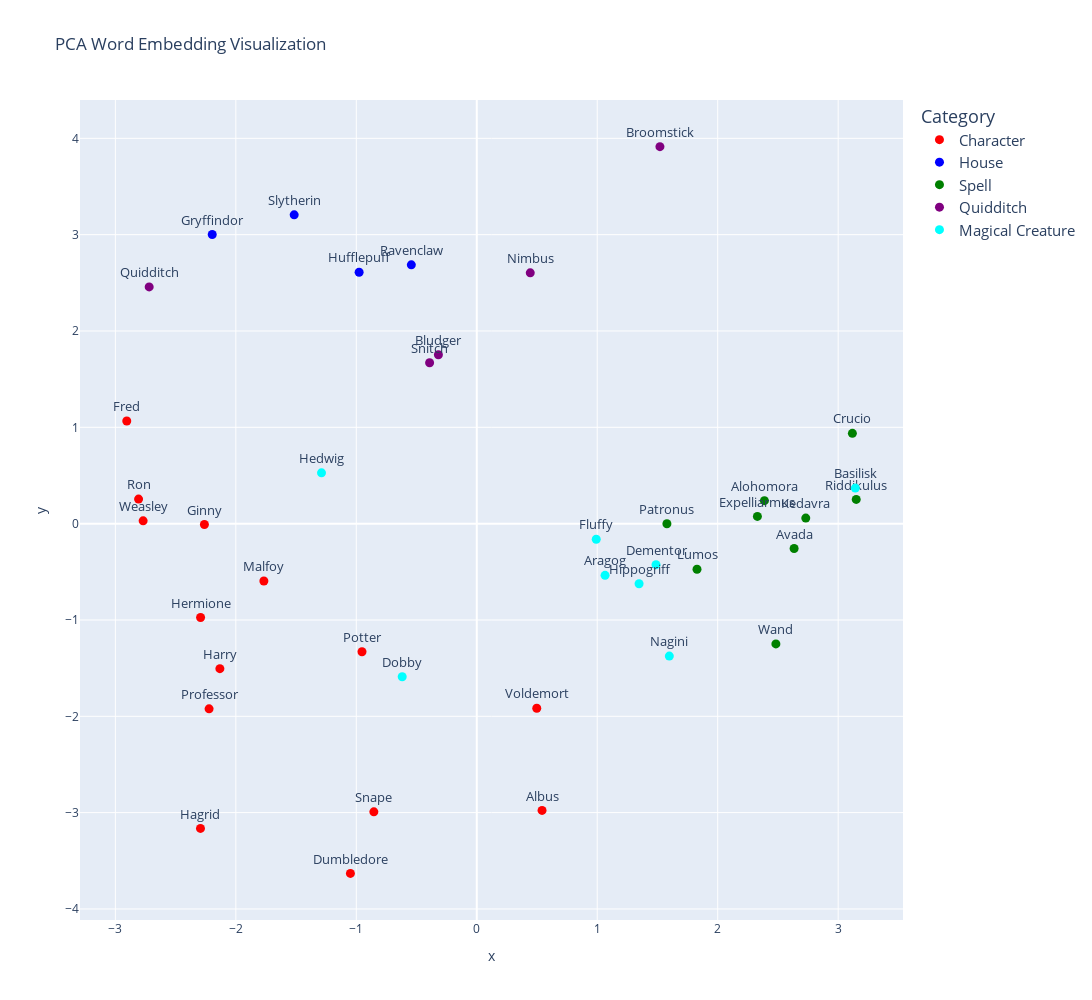

Notebook code for this chart:
### Code cell
import pandas as pd
import plotly.express as px
from sklearn.decomposition import PCA

# Define categories and corresponding colors
categories = {
    'Character': ['Harry', 'Potter', 'Ron', 'Ginny', 'Fred', 'Weasley', 'Hermione', 'Albus', 'Dumbledore', 'Voldemort', 'Snape', 'Malfoy', 'Hagrid', 'Professor'],
    'House': ['Gryffindor', 'Hufflepuff', 'Ravenclaw', 'Slytherin'],
    'Spell': ['Expelliarmus', 'Lumos', 'Patronus', 'Avada', 'Kedavra', 'Riddikulus', 'Alohomora', 'Crucio', 'Wand'],
    'Quidditch': ['Snitch', 'Broomstick', 'Quidditch', 'Nimbus', 'Bludger'],
    'Magical Creature': ['Hippogriff', 'Dementor', 'Dobby', 'Basilisk', 'Fenix', 'Hedwig', 'Fluffy', 'Aragog', 'Nagini'],
}

# Map each word to its category
word_category = {}
for category, words in categories.items():
    for word in words:
        word_category[word] = category

# Filter for words in your vocabulary
themed_words = [word for word in sum(categories.values(), []) if word in word2idx]
indices = [word2idx[word] for word in themed_words]

# Perform PCA to reduce the dimensionality of word embeddings
pca = PCA(n_components=2)
vectors_2d = pca.fit_transform(word_embeddings[indices])

# Create a DataFrame for plotting
df = pd.DataFrame({
    'x': vectors_2d[:, 0],
    'y': vectors_2d[:, 1],
    'word': themed_words,
    'Category': [word_category[word] for word in themed_words]  # Assign categories to words
})

category_colors = {
    'Character': 'red',
    'House': 'blue',
    'Spell': 'green',
    'Quidditch': 'purple',
    'Magical Creature': 'cyan',
}

# Map categories to colors
df['color'] = df['Category'].map(category_colors)

# Create the plot
fig = px.scatter(df, x='x', y='y', text='word', color='Category', 
                 color_discrete_map=category_colors, title='PCA Word Embedding Visualization', 
                 width=1400, height=1000)

fig.update_traces(textposition='top center', textfont=dict(size=13), marker=dict(size=9))
fig.update_layout(legend=dict(font=dict(size=15)))
fig.show()

### Figure 1 — Plotly figure (JSON) as saved in the notebook; plotly's stock layout.template omitted (floating-point values rounded to 4 significant figures)
{"data": [{"hovertemplate": "Category=Character<br>x=%{x}<br>y=%{y}<br>word=%{text}<extra></extra>", "legendgroup": "Character", "marker": {"color": "red", "size": 9, "symbol": "circle"}, "mode": "markers+text", "name": "Character", "orientation": "v", "showlegend": true, "text": ["Harry", "Potter", "Ron", "Ginny", "Fred", "Weasley", "Hermione", "Albus", "Dumbledore", "Voldemort", "Snape", "Malfoy", "Hagrid", "Professor"], "textfont": {"size": 13}, "textposition": "top center", "type": "scatter", "x": [-2.132, -0.9528, -2.807, -2.261, -2.905, -2.77, -2.293, 0.5419, -1.049, 0.498, -0.8544, -1.767, -2.293, -2.222], "xaxis": "x", "y": [-1.506, -1.329, 0.2548, -0.008698, 1.066, 0.02886, -0.9741, -2.977, -3.631, -1.916, -2.992, -0.5956, -3.164, -1.923], "yaxis": "y"}, {"hovertemplate": "Category=House<br>x=%{x}<br>y=%{y}<br>word=%{text}<extra></extra>", "legendgroup": "House", "marker": {"color": "blue", "size": 9, "symbol": "circle"}, "mode": "markers+text", "name": "House", "orientation": "v", "showlegend": true, "text": ["Gryffindor", "Hufflepuff", "Ravenclaw", "Slytherin"], "textfont": {"size": 13}, "textposition": "top center", "type": "scatter", "x": [-2.196, -0.9766, -0.5432, -1.516], "xaxis": "x", "y": [3.002, 2.61, 2.687, 3.206], "yaxis": "y"}, {"hovertemplate": "Category=Spell<br>x=%{x}<br>y=%{y}<br>word=%{text}<extra></extra>", "legendgroup": "Spell", "marker": {"color": "green", "size": 9, "symbol": "circle"}, "mode": "markers+text", "name": "Spell", "orientation": "v", "showlegend": true, "text": ["Expelliarmus", "Lumos", "Patronus", "Avada", "Kedavra", "Riddikulus", "Alohomora", "Crucio", "Wand"], "textfont": {"size": 13}, "textposition": "top center", "type": "scatter", "x": [2.329, 1.828, 1.578, 2.634, 2.731, 3.15, 2.388, 3.118, 2.483], "xaxis": "x", "y": [0.07518, -0.4732, -0.0008485, -0.2584, 0.05746, 0.2518, 0.2389, 0.9375, -1.249], "yaxis": "y"}, {"hovertemplate": "Category=Quidditch<br>x=%{x}<br>y=%{y}<br>word=%{text}<extra></extra>", "legendgroup": "Quidditch", "marker": {"color": "purple", "size": 9, "symbol": "circle"}, "mode": "markers+text", "name": "Quidditch", "orientation": "v", "showlegend": true, "text": ["Snitch", "Broomstick", "Quidditch", "Nimbus", "Bludger"], "textfont": {"size": 13}, "textposition": "top center", "type": "scatter", "x": [-0.3915, 1.52, -2.719, 0.444, -0.3186], "xaxis": "x", "y": [1.671, 3.914, 2.457, 2.604, 1.754], "yaxis": "y"}, {"hovertemplate": "Category=Magical Creature<br>x=%{x}<br>y=%{y}<br>word=%{text}<extra></extra>", "legendgroup": "Magical Creature", "marker": {"color": "cyan", "size": 9, "symbol": "circle"}, "mode": "markers+text", "name": "Magical Creature", "orientation": "v", "showlegend": true, "text": ["Hippogriff", "Dementor", "Dobby", "Basilisk", "Hedwig", "Fluffy", "Aragog", "Nagini"], "textfont": {"size": 13}, "textposition": "top center", "type": "scatter", "x": [1.347, 1.488, -0.619, 3.142, -1.289, 0.9916, 1.065, 1.598], "xaxis": "x", "y": [-0.6243, -0.4256, -1.589, 0.3693, 0.5277, -0.1626, -0.5368, -1.375], "yaxis": "y"}], "layout": {"height": 1000, "legend": {"font": {"size": 15}, "title": {"text": "Category"}, "tracegroupgap": 0}, "title": {"text": "PCA Word Embedding Visualization"}, "width": 1400, "xaxis": {"anchor": "y", "domain": [0, 1], "title": {"text": "x"}}, "yaxis": {"anchor": "x", "domain": [0, 1], "title": {"text": "y"}}}}
